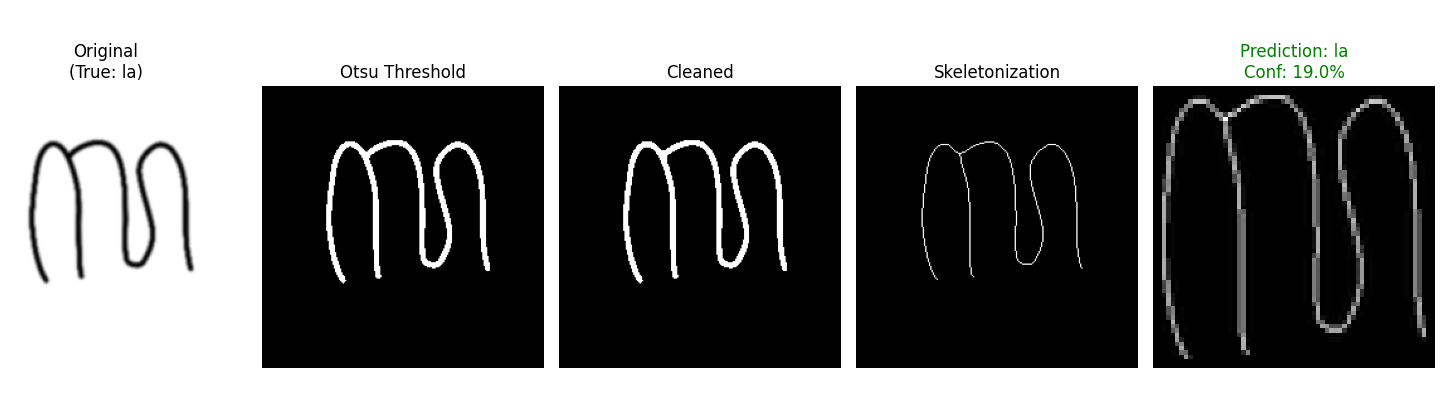
#> input picture skeleton.png, 1445 x 405 px
$ jupyter execute --allow-errors aksara_demo.ipynb   (shell and % lines are left out)
#> lines starting #> are read from the running program, lines starting #| are printed output that depends on the picture; after the words box and inside, x2 and y2 are one past the last pixel; in counts of white or black regions, pixels touching at a corner belong together
# 🖋️ Aksara Jawa Classifier Demo
**School Project — Image Preprocessing & Classic ML**

This notebook classifies a handwritten Aksara Jawa character using:
1. **Otsu Thresholding** — Auto-binarizes the image (hand-written with NumPy)
2. **Morphological Closing** — Fills gaps in handwriting strokes (hand-written loops)
3. **Character Centering** — Crops and centers the ink so position doesn't confuse the model
4. **Random Forest Classifier** — Classic ML trained via `aksara_train_v3.py`

[cell 1]
# ── Install & Import ──────────────────────────────────────────────────────────

import numpy as np
from PIL import Image
import matplotlib.pyplot as plt
import joblib
from google.colab import files

## Step 1: Upload Your Trained Model
Run the cell below and upload `aksara_jawa_v3_model.joblib` from your computer.

[cell 2]
# Upload the saved model from your local machine
print("Please upload: aksara_jawa_v3_model.joblib")
uploaded = files.upload()
#> the answer given: skeleton salah.png

# Load the model and class list
#> (the rest of this cell did not finish here and is left out)

---
## Step 2: Preprocessing Functions
These are the **exact same** functions used in `aksara_train_v3.py` — copied here verbatim.

[cell 3]
def otsu_threshold_verbose(gray: np.ndarray) -> int:
    hist, _ = np.histogram(gray.flatten(), bins=256, range=(0, 256))
    total_pixels = gray.size
    best_threshold = 0
    max_variance   = 0
    for t in range(256):
        weight_bg = np.sum(hist[:t]) / total_pixels
        weight_fg = np.sum(hist[t:]) / total_pixels
        if weight_bg == 0 or weight_fg == 0: continue
        mean_bg = np.sum(np.arange(t) * hist[:t]) / (np.sum(hist[:t]) + 1e-10)
        mean_fg = np.sum(np.arange(t, 256) * hist[t:]) / (np.sum(hist[t:]) + 1e-10)
        variance = weight_bg * weight_fg * (mean_bg - mean_fg) ** 2
        if variance > max_variance:
            max_variance = variance
            best_threshold = t
    return best_threshold

def apply_threshold(gray: np.ndarray, t: int) -> np.ndarray:
    return np.where(gray <= t, 255, 0).astype(np.uint8)

def erode_verbose(image: np.ndarray, kernel_size: int = 3) -> np.ndarray:
    H, W = image.shape
    pad = kernel_size // 2
    output = np.zeros_like(image)
    padded = np.pad(image, pad_width=pad, mode='constant', constant_values=0)
    for i in range(H):
        for j in range(W):
            current_min = 255
            for ri in range(kernel_size):
                for ci in range(kernel_size):
                    if padded[i + ri, j + ci] < current_min: current_min = padded[i + ri, j + ci]
            output[i, j] = current_min
    return output

def dilate_verbose(image: np.ndarray, kernel_size: int = 3) -> np.ndarray:
    H, W = image.shape
    pad = kernel_size // 2
    output = np.zeros_like(image)
    padded = np.pad(image, pad_width=pad, mode='constant', constant_values=0)
    for i in range(H):
        for j in range(W):
            current_max = 0
            for ri in range(kernel_size):
                for ci in range(kernel_size):
                    if padded[i + ri, j + ci] > current_max: current_max = padded[i + ri, j + ci]
            output[i, j] = current_max
    return output

def closing_verbose(image: np.ndarray, kernel_size: int = 3) -> np.ndarray:
    return erode_verbose(dilate_verbose(image, kernel_size), kernel_size)

def center_character(binary: np.ndarray, target_size=(64, 64)) -> np.ndarray:
    coords = np.argwhere(binary == 255)
    if coords.size == 0: return np.zeros(target_size, dtype=np.uint8)
    y_min, x_min = coords.min(axis=0)
    y_max, x_max = coords.max(axis=0)
    crop = binary[y_min:y_max+1, x_min:x_max+1]
    new_img = np.zeros(target_size, dtype=np.uint8)
    ch, cw = crop.shape
    th, tw = target_size
    if ch > th or cw > tw:
        crop = np.array(Image.fromarray(crop).resize((tw-4, th-4), Image.Resampling.LANCZOS))
        ch, cw = crop.shape
    y_off, x_off = (th-ch)//2, (tw-cw)//2
    new_img[y_off:y_off+ch, x_off:x_off+cw] = crop
    return new_img

## Step 3: Run Pipeline and Classify
Upload your image and see the results.

[cell 4]
print("Upload an image file:")
up = files.upload()
#> the answer given: skeleton.png
fname = list(up.keys())[0]

img = Image.open(fname).convert('L')
gray = np.array(img)
t = otsu_threshold_verbose(gray)
#> in otsu_threshold_verbose, `hist, _ = np.histogram(gray.flatten(), bins=256, range=(0, 256))`: hist = 256 values, max 285179 at index 0, min 17 at index 140, mean 2286
#> the loop in otsu_threshold_verbose, `for t in range(256):` made 256 passes
#> (weight_bg, weight_fg, mean_bg, mean_fg, variance, max_variance) on passes 2 to 13: (0.487, 0.513, 0, 233.8, 13651.5, 13651.5), (0.492, 0.508, 0.0103, 236.1, 13928.5, 13928.5), (0.496, 0.504, 0.0255, 237.8, 14138.2, 14138.2), (0.496, 0.504, 0.0265, 237.9, 14147.5, 14147.5), (0.502, 0.498, 0.0681, 240.4, 14437.8, 14437.8), (0.504, 0.496, 0.0944, 241.7, 14587.6, 14587.6), (0.504, 0.496, 0.0959, 241.7, 14594.6, 14594.6), (0.505, 0.495, 0.106, 242.1, 14633.4, 14633.4), (0.505, 0.495, 0.111, 242.2, 14654.2, 14654.2), (0.506, 0.494, 0.114, 242.3, 14663.5, 14663.5), (0.506, 0.494, 0.121, 242.5, 14680.9, 14680.9), (0.506, 0.494, 0.126, 242.6, 14694.5, 14694.5)
#> (weight_bg, weight_fg) on pass 1: (0, 1)
#> after the loop in otsu_threshold_verbose, `for t in range(256):`: best_threshold = 128; max_variance = 15393.1
#> t = 128
binary = apply_threshold(gray, t)
#> in apply_threshold, `return np.where(gray <= t, 255, 0).astype(np.uint8)`:
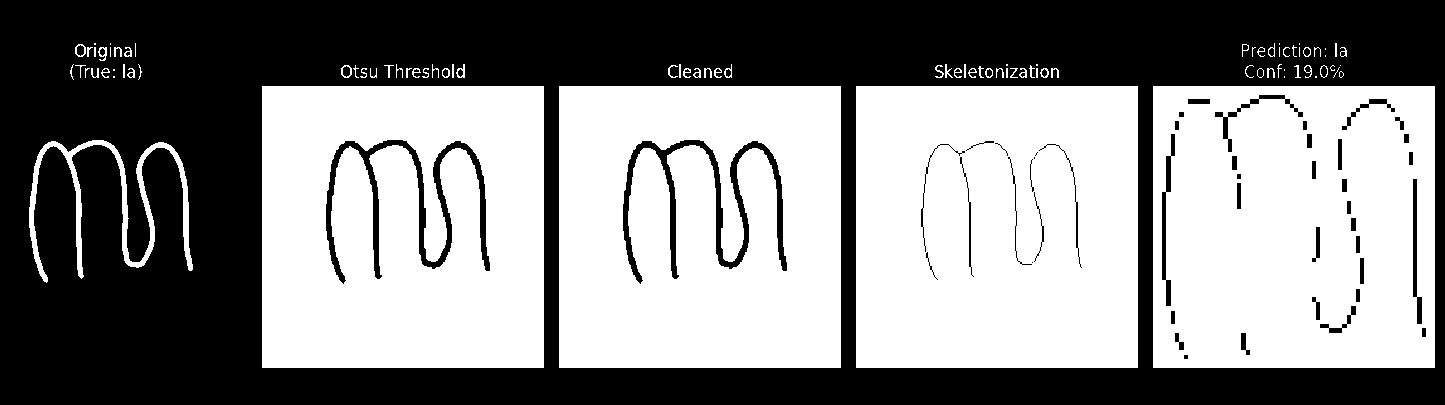
#> returned value: shape (405, 1445); 53.1% white; 60 black regions (11 under 20 px), largest, box (x1, y1, x2, y2) and area: (0, 0, 1445, 405) 260507, (623, 140, 787, 284) 4282, (326, 140, 490, 284) 4272
cleaned = closing_verbose(binary, kernel_size=3)
#> in dilate_verbose, `padded = np.pad(image, pad_width=pad, mode='constant', constant_values..`:
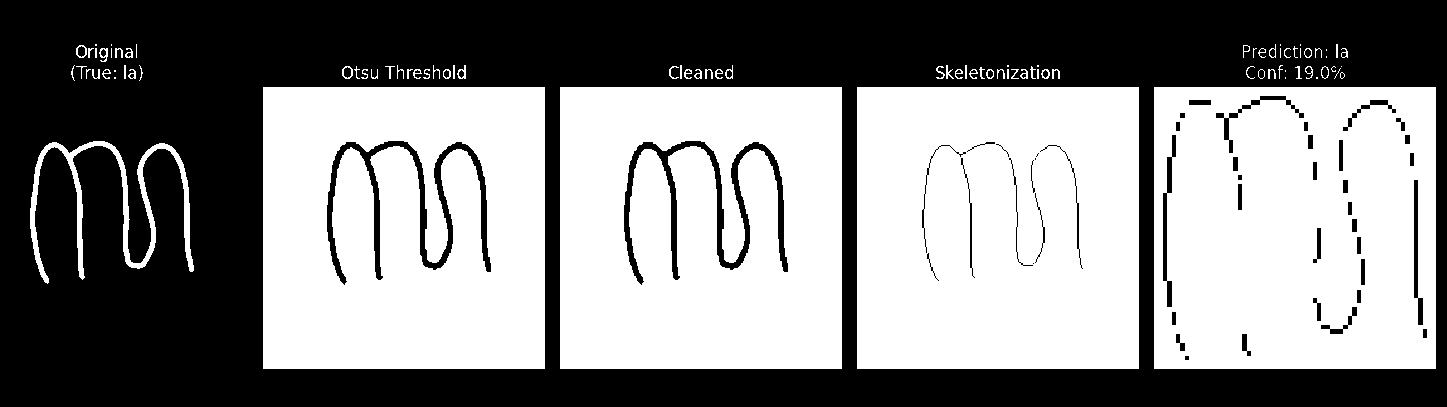
#> padded: shape (407, 1447); 52.8% white; 60 black regions (11 under 20 px), largest, box (x1, y1, x2, y2) and area: (0, 0, 1447, 407) 264211, (624, 141, 788, 285) 4282, (327, 141, 491, 285) 4272
#> after the loop in dilate_verbose, `for i in range(H):`:
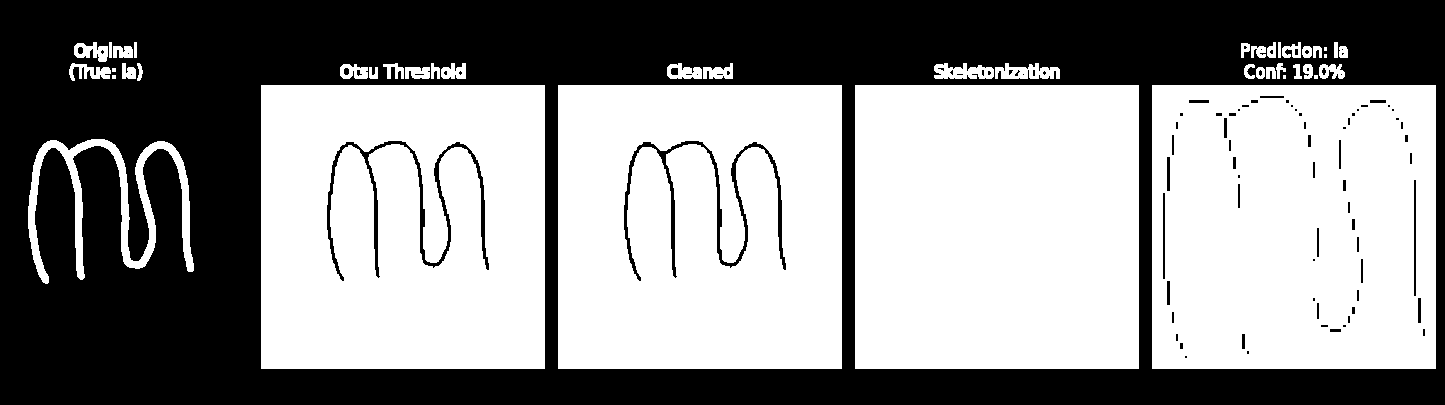
#> output: shape (405, 1445); 56% white; 100 black regions (61 under 20 px), largest, box (x1, y1, x2, y2) and area: (0, 0, 1445, 405) 250113, (624, 141, 786, 281) 2546, (327, 141, 489, 281) 2528
#> in erode_verbose, `H, W = image.shape`: H = 405; W = 1445
#> in erode_verbose, `padded = np.pad(image, pad_width=pad, mode='constant', constant_values..`:
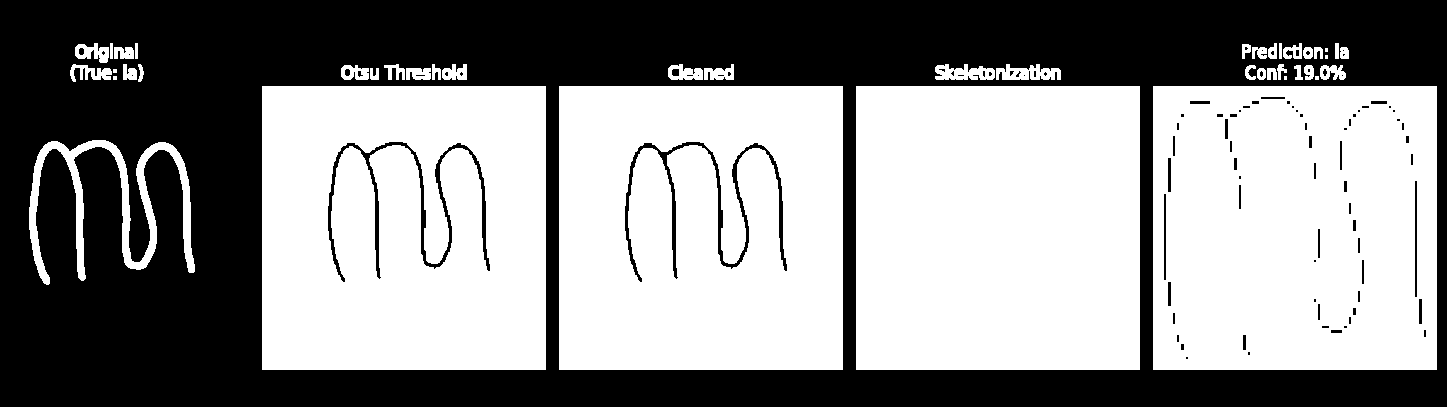
#> padded: shape (407, 1447); 55.7% white; 100 black regions (61 under 20 px), largest, box (x1, y1, x2, y2) and area: (0, 0, 1447, 407) 253817, (625, 142, 787, 282) 2546, (328, 142, 490, 282) 2528
#> after the loop in erode_verbose, `for i in range(H):`:
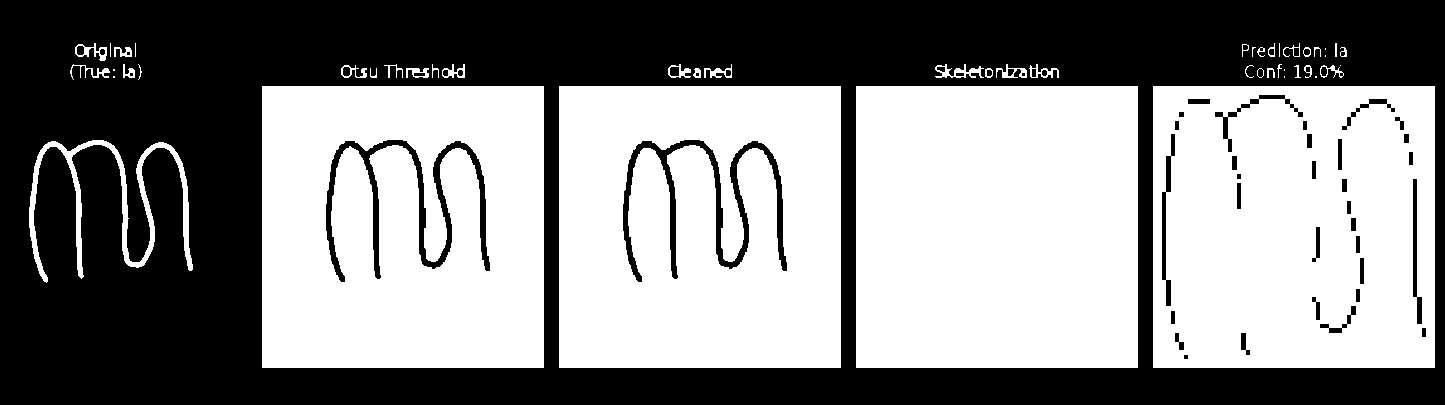
#> output: shape (405, 1445); 53.4% white; 54 black regions (5 under 20 px), largest, box (x1, y1, x2, y2) and area: (0, 0, 1445, 405) 259733, (623, 140, 787, 282) 4276, (326, 140, 490, 282) 4266
#> (the rest of this cell did not finish here and is left out)

$ run again, on thinning.png
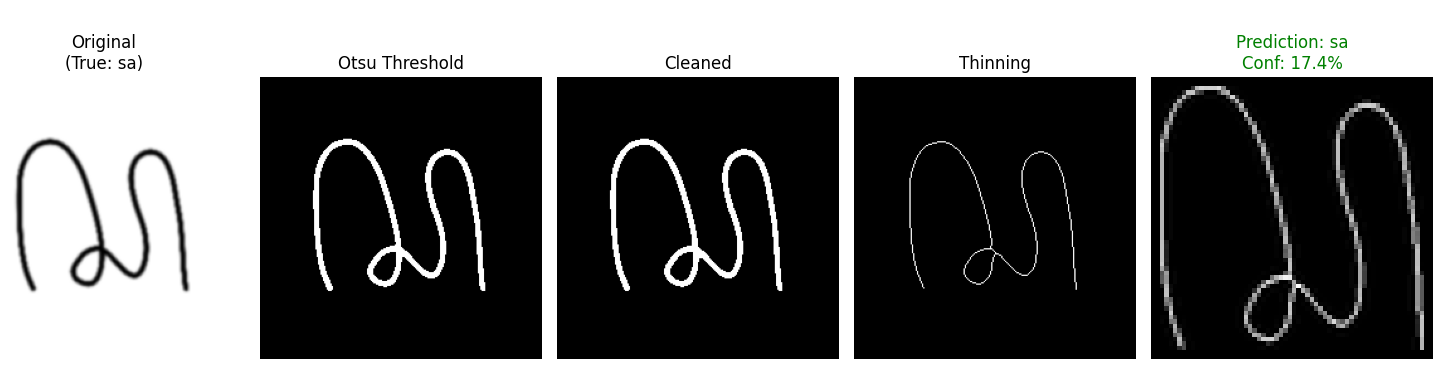
#> input picture thinning.png, 1438 x 388 px
#> hist = 256 values, max 287875 at index 0, min 22 at index 112, mean 2179.5
#> the loop in otsu_threshold_verbose, `for t in range(256):` made 256 passes
#> (weight_bg, weight_fg, mean_bg, mean_fg, variance, max_variance) on passes 2 to 9: (0.516, 0.484, 0, 234, 13675.6, 13675.6), (0.522, 0.478, 0.0113, 236.9, 13998.6, 13998.6), (0.522, 0.478, 0.012, 237, 14008.9, 14008.9), (0.526, 0.474, 0.0348, 238.9, 14230.4, 14230.4), (0.526, 0.474, 0.0368, 239.1, 14245.6, 14245.6), (0.53, 0.47, 0.0709, 240.9, 14446.2, 14446.2), (0.532, 0.468, 0.0961, 242, 14571.5, 14571.5), (0.532, 0.468, 0.0979, 242.1, 14579.3, 14579.3)
#> after the loop in otsu_threshold_verbose, `for t in range(256):`: best_threshold = 128; max_variance = 15329.5
#> t = 128
#> after the loop in dilate_verbose, `for i in range(H):`:
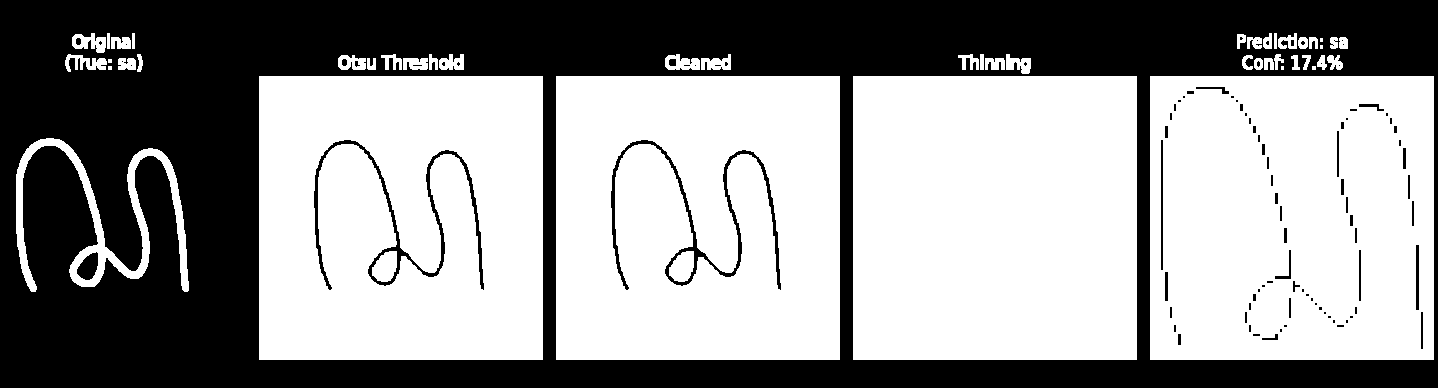
#> output: shape (388, 1438); 58.6% white; 100 black regions (58 under 20 px), largest, box (x1, y1, x2, y2) and area: (0, 0, 1438, 388) 223323, (611, 140, 781, 290) 2428, (314, 140, 484, 290) 2419
#> in erode_verbose, `H, W = image.shape`: H = 388; W = 1438
#> after the loop in erode_verbose, `for i in range(H):`:
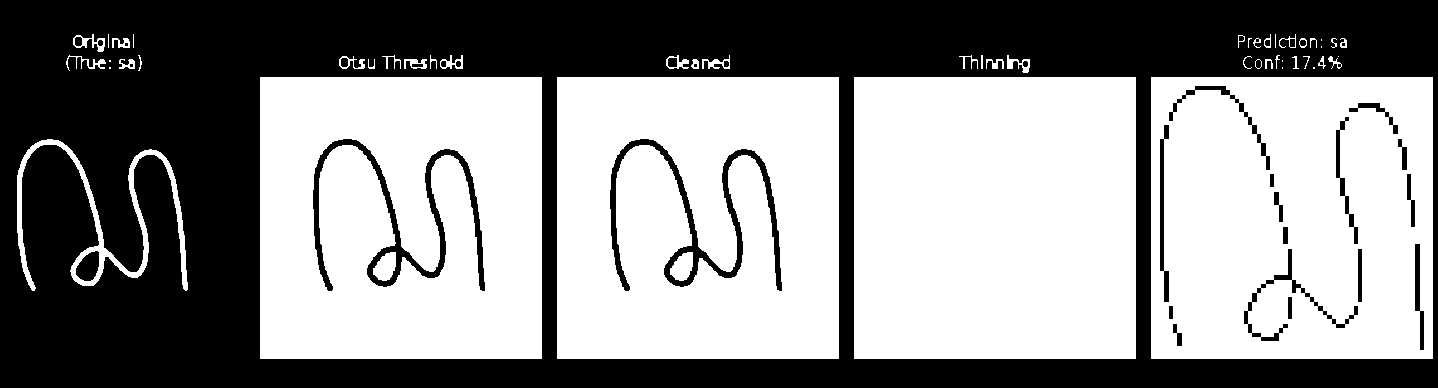
#> output: shape (388, 1438); 55.8% white; 33 black regions (4 under 20 px), largest, box (x1, y1, x2, y2) and area: (0, 0, 1438, 388) 232611, (610, 139, 782, 291) 4166, (313, 139, 485, 291) 4161
